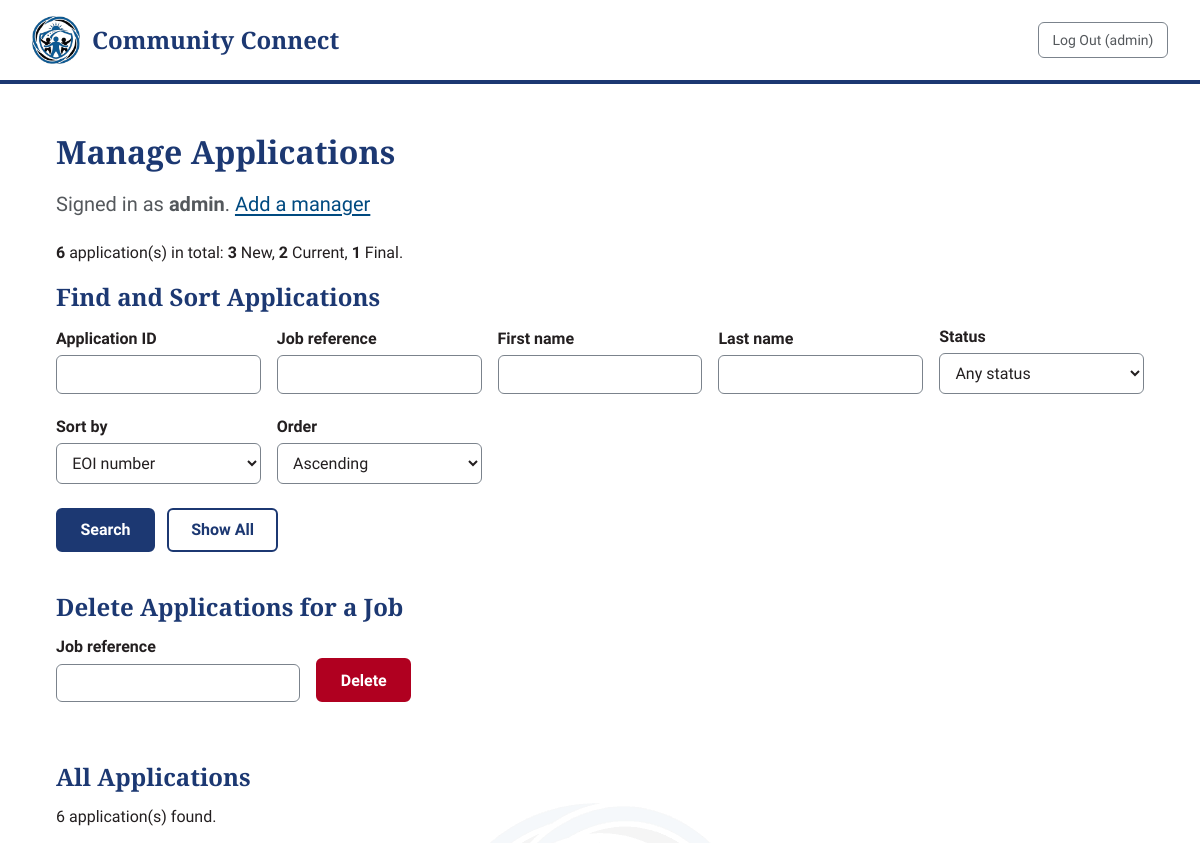
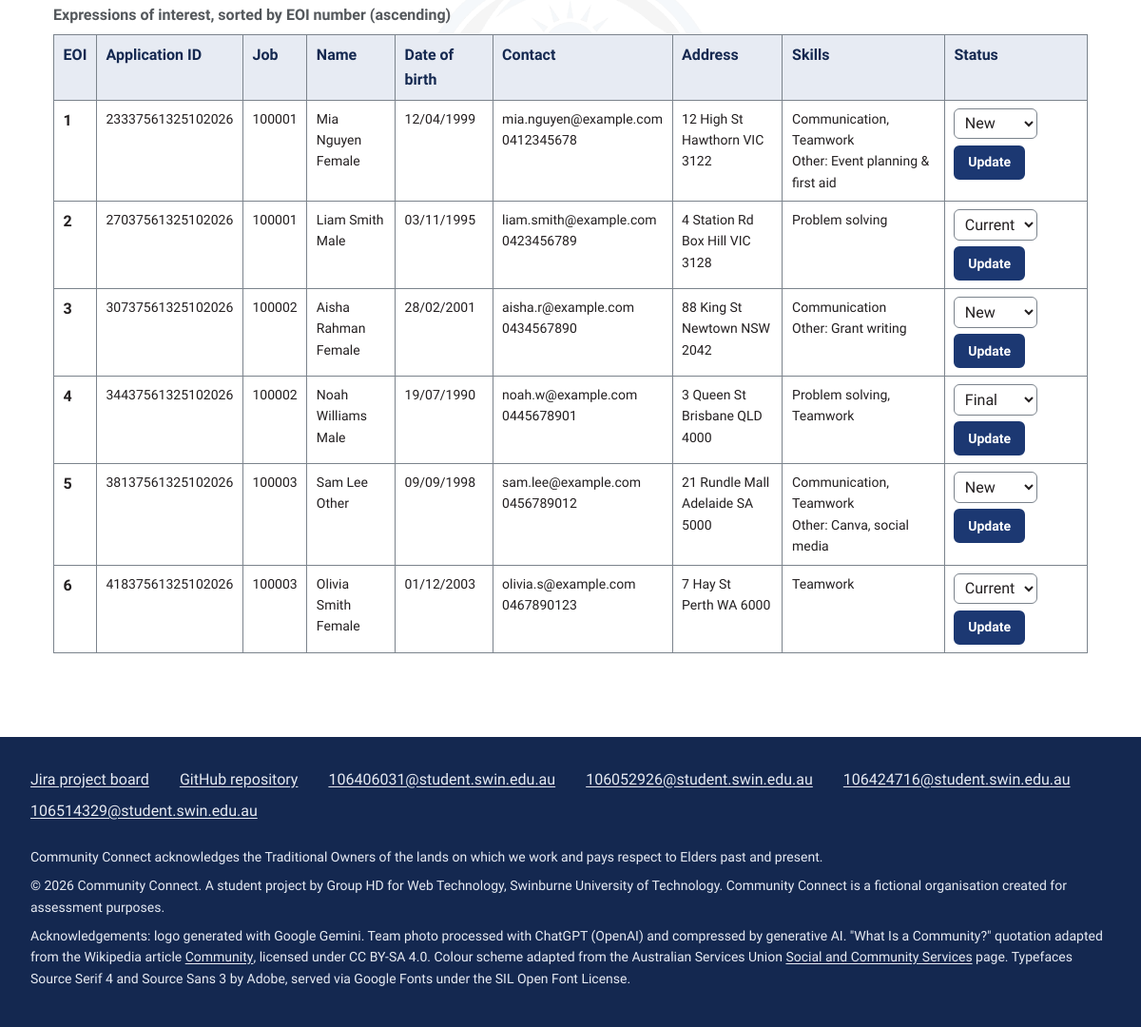
Page /manage.php (signed in) on the committed database (2 pictures, top to bottom).
### tables this page shows
CREATE TABLE `eoi` (
  `EOInumber` int(10) UNSIGNED NOT NULL AUTO_INCREMENT,
  `ApplicationID` varchar(17) NOT NULL,
  `JobReference` char(6) NOT NULL,
  `FirstName` varchar(20) NOT NULL,
  `LastName` varchar(20) NOT NULL,
  `DOB` date NOT NULL,
  `Gender` enum('Male','Female','Other') NOT NULL,
  `StreetAddress` varchar(255) NOT NULL,
  `Suburb` varchar(255) NOT NULL,
  `State` enum('VIC','NSW','QLD','NT','WA','SA','TAS','ACT') NOT NULL,
  `Postcode` char(4) NOT NULL,
  `Email` varchar(150) NOT NULL,
  `Phone` varchar(12) NOT NULL,
  `Skills` set('Problem solving','Communication','Teamwork') NOT NULL,
  `OtherSkills` text NOT NULL,
  `Status` enum('New','Current','Final') NOT NULL DEFAULT 'New',
  PRIMARY KEY (`EOInumber`),
  UNIQUE KEY `ApplicationID` (`ApplicationID`),
  UNIQUE KEY `job_email` (`JobReference`,`Email`),
  KEY `FirstName` (`FirstName`),
  KEY `LastName` (`LastName`),
  KEY `Status` (`Status`),
  CONSTRAINT `fk_eoi_job` FOREIGN KEY (`JobReference`) REFERENCES `jobs` (`reference`) ON UPDATE CASCADE
);

### functions.inc (called while the page is built, shortened)
<?php
require_once "validation.inc";
function e($value) {
    return htmlspecialchars((string) $value, ENT_QUOTES, "UTF-8");
}
function show($value) {
    return e(html_entity_decode((string) $value, ENT_QUOTES, "UTF-8"));
}
function field($source, $key) {
    return (isset($source[$key]) && is_string($source[$key])) ? clean_input($source[$key]) : "";
}
?>

### manage.inc (called while the page is built, shortened)
<?php
function eoi_table_exists($conn) {
    $check = mysqli_query($conn, "SHOW TABLES LIKE 'eoi'");
    return $check && mysqli_num_rows($check) > 0;
}
function count_by_status($conn, $statuses) {
    $status_counts = array_fill_keys($statuses, 0);
    $result = db_query($conn, "SELECT Status, COUNT(*) AS total FROM eoi GROUP BY Status");
    while ($count_row = mysqli_fetch_assoc($result)) {
        $status_counts[$count_row["Status"]] = (int) $count_row["total"];
    }
    return $status_counts;
}
function eoi_conditions($filters) {
    $conditions = [];
    $types = "";
    $params = [];
    $where = $conditions ? " WHERE " . implode(" AND ", $conditions) : "";
    return [$where, $types, $params];
}
function count_eois($conn, $filters) {
    [$where, $types, $params] = eoi_conditions($filters);
    $stmt = mysqli_prepare($conn, "SELECT COUNT(*) AS total FROM eoi" . $where);
    mysqli_stmt_execute($stmt);
    $total = (int) mysqli_fetch_assoc(mysqli_stmt_get_result($stmt))["total"];
    return $total;
}
function find_eois($conn, $filters, $sort, $order, $limit = null, $offset = 0) {
    [$where, $types, $params] = eoi_conditions($filters);
    $order_by = $sort === "State" ? "CAST(State AS CHAR)" : $sort;
    $sql = "SELECT * FROM eoi" . $where . " ORDER BY " . $order_by . " " . strtoupper($order) . ", EOInumber";
    $stmt = mysqli_prepare($conn, $sql);
    mysqli_stmt_execute($stmt);
    $eois = mysqli_fetch_all(mysqli_stmt_get_result($stmt), MYSQLI_ASSOC);
    return $eois;
}
?>

### validation.inc (called while the page is built, shortened)
<?php
function status_options() {
    return ["New", "Current", "Final"];
}
?>

### error.inc (called while the page is built, shortened)
<?php
require_once "functions.inc";
?>
<?php
function db_query($conn, $sql) {
    $result = mysqli_query($conn, $sql);
    return $result;
}
?>

### manage.php (the view, shortened to what this page needs)
<?php
require_once "db_connect.inc";
require_once "functions.inc";
require_once "error.inc";
require_once "manage.inc";
$messages = [];
$filter_job   = strtoupper(field($_GET, "job_ref"));
$filter_first = field($_GET, "first_name");
$filter_last  = field($_GET, "last_name");
$filter_app   = field($_GET, "application_id");
$is_filtered = $filter_job !== "" || $filter_first !== "" || $filter_last !== "" || $filter_app !== "";
$sort_fields = [
    "EOInumber"    => "EOI number",
    "JobReference" => "Job reference",
    "FirstName"    => "First name",
    "LastName"     => "Last name",
    "State"        => "State",
    "Status"       => "Status",
];
$sort = field($_GET, "sort");
if (!array_key_exists($sort, $sort_fields)) {
    $sort = "EOInumber";
}
$order = field($_GET, "order") === "desc" ? "desc" : "asc";
$statuses = status_options();
$filter_status = field($_GET, "status");
$filter_invalid = count($messages) > 0;
$is_filtered = $is_filtered || $filter_status !== "" || $filter_invalid;
$page = max(1, (int) field($_GET, "page"));
$per_page = 20;
$list_query = [
    "job_ref" => $filter_job, "first_name" => $filter_first, "last_name" => $filter_last,
    "application_id" => $filter_app, "status" => $filter_status,
    "sort" => $sort, "order" => $order,
];
$page_url = "manage.php?" . http_build_query($list_query + ["page" => $page]);
$has_table = eoi_table_exists($conn);
$status_counts = $has_table ? count_by_status($conn, $statuses) : array_fill_keys($statuses, 0);
$total_count = array_sum($status_counts);
$eois = [];
$match_count = 0;
$page_count = 1;
if ($has_table && !$filter_invalid) {
    $filters = [
        "status" => $filter_status, "application_id" => $filter_app, "job_ref" => $filter_job,
        "first_name" => $filter_first, "last_name" => $filter_last,
    ];
    $match_count = count_eois($conn, $filters);
    if ($match_count !== null && $match_count <= $per_page) {
        $page = 1;
        $eois = find_eois($conn, $filters, $sort, $order);
    } elseif ($match_count !== null) {
        $page_count = (int) ceil($match_count / $per_page);
        $page = min($page, $page_count);
        $eois = find_eois($conn, $filters, $sort, $order, $per_page, ($page - 1) * $per_page);
    }
}
include "header.inc";
?>
  <main id="main">
    <h1>Manage Applications</h1>
    <p class="intro">Signed in as <strong><?php echo e($_SESSION["username"]); ?></strong>.
      <a href="staffregister.php">Add a manager</a></p>
<?php if (!$has_table) { ?>
    <p>No applications have been submitted yet. They will appear here after the first one arrives.</p>
<?php } else { ?>
    <p><strong><?php echo $total_count; ?></strong> application(s) in total:
<?php foreach ($status_counts as $status => $count) { ?>
      <strong><?php echo $count; ?></strong> <?php echo $status; ?><?php echo $status === "Final" ? "." : ","; ?>
<?php } ?>
    </p>
    <section aria-labelledby="search-heading">
      <h2 id="search-heading">Find and Sort Applications</h2>
      <form class="search-form" method="get" action="manage.php">
        <div class="field">
          <label for="application_id">Application ID</label>
          <input type="text" id="application_id" name="application_id" inputmode="numeric" maxlength="17" value="<?php echo e($filter_app); ?>">
        </div>
        <div class="field">
          <label for="job_ref">Job reference</label>
          <input type="text" id="job_ref" name="job_ref" maxlength="6" value="<?php echo e($filter_job); ?>">
        </div>
        <div class="field">
          <label for="first_name">First name</label>
          <input type="text" id="first_name" name="first_name" maxlength="20" value="<?php echo e($filter_first); ?>">
        </div>
        <div class="field">
          <label for="last_name">Last name</label>
          <input type="text" id="last_name" name="last_name" maxlength="20" value="<?php echo e($filter_last); ?>">
        </div>
        <div class="field">
          <label for="status_filter">Status</label>
          <select id="status_filter" name="status">
            <option value="">Any status</option>
          </select>
        </div>
        <div class="field">
          <label for="sort">Sort by</label>
          <select id="sort" name="sort">
<?php foreach ($sort_fields as $column => $label) { ?>
            <option value="<?php echo $column; ?>"<?php if ($column === $sort) { echo " selected"; } ?>><?php echo $label; ?></option>
<?php } ?>
          </select>
        </div>
        <div class="field">
          <label for="order">Order</label>
          <select id="order" name="order">
            <option value="asc"<?php if ($order === "asc") { echo " selected"; } ?>>Ascending</option>
          </select>
        </div>
        <div class="group">
          <input class="btn" type="submit" value="Search">
          <a class="btn-secondary" href="manage.php">Show All</a>
        </div>
      </form>
    </section>
    <section aria-labelledby="delete-heading">
      <h2 id="delete-heading">Delete Applications for a Job</h2>
      <form class="delete-form" method="post" action="<?php echo e($page_url); ?>">
        <div class="field">
          <label for="delete_ref">Job reference</label>
          <input type="text" id="delete_ref" name="job_ref" maxlength="6" required>
        </div>
        <input class="btn btn-danger" type="submit" value="Delete">
      </form>
    </section>
    <section aria-labelledby="results-heading">
      <h2 id="results-heading"><?php echo $is_filtered ? "Search Results" : "All Applications"; ?></h2>
<?php if (!$filter_invalid) { ?>
      <p><?php echo $match_count; ?> application(s) found.<?php if ($page_count > 1) { ?> Showing <?php echo ($page - 1) * $per_page + 1; ?> to <?php echo ($page - 1) * $per_page + count($eois); ?>.<?php } ?></p>
<?php } ?>
<?php if (count($eois) > 0) { ?>
      <div class="table-wrap">
        <table class="eoi-table">
          <caption>Expressions of interest, sorted by <?php echo $sort_fields[$sort]; ?> (<?php echo $order === "asc" ? "ascending" : "descending"; ?>)</caption>
          <thead>
            <tr>
              <th scope="col">EOI</th>
              <th scope="col">Application ID</th>
              <th scope="col">Job</th>
              <th scope="col">Name</th>
              <th scope="col">Date of birth</th>
              <th scope="col">Contact</th>
              <th scope="col">Address</th>
              <th scope="col">Skills</th>
              <th scope="col">Status</th>
            </tr>
          </thead>
          <tbody>
<?php foreach ($eois as $row) {
    $skills = str_replace(",", ", ", (string) $row["Skills"]);
?>
            <tr>
              <th scope="row"><?php echo (int) $row["EOInumber"]; ?></th>
              <td><?php echo show($row["ApplicationID"]); ?></td>
              <td><?php echo show($row["JobReference"]); ?></td>
              <td><?php echo show($row["FirstName"] . " " . $row["LastName"]); ?><br><?php echo show($row["Gender"]); ?></td>
              <td><?php echo date("d/m/Y", strtotime($row["DOB"])); ?></td>
              <td><?php echo show($row["Email"]); ?><br><?php echo show($row["Phone"]); ?></td>
              <td><?php echo show($row["StreetAddress"]); ?><br><?php echo show($row["Suburb"] . " " . $row["State"] . " " . $row["Postcode"]); ?></td>
              <td>
                <?php echo $skills !== "" ? show($skills) : "None selected"; ?>
<?php if (trim((string) $row["OtherSkills"]) !== "") { ?>
                <br>Other: <?php echo show($row["OtherSkills"]); ?>
<?php } ?>
              </td>
              <td>
                <form class="status-form" method="post" action="<?php echo e($page_url); ?>">
                  <select id="status-<?php echo (int) $row["EOInumber"]; ?>" name="status">
<?php foreach ($statuses as $status) { ?>
                    <option<?php if ($status === $row["Status"]) { echo " selected"; } ?>><?php echo $status; ?></option>
<?php } ?>
                  </select>
                  <input class="btn btn-small" type="submit" value="Update">
                </form>
              </td>
            </tr>
<?php } ?>
          </tbody>
        </table>
      </div>
<?php } ?>
    </section>
<?php } ?>
  </main>
<?php include "footer.inc"; ?>

### styles/styles.css (style rules this page uses)
:root { --brand: #1C3872; --brand-dark: #142850; --brand-light: #E7EBF3; --accent: #004A80; --danger: #B00020; --ink: #231F20; --ink-muted: #54585C; --ink-inverse: #FFFFFF; --surface: #FFFFFF; --surface-alt: #F0F3F4; --border: #D5DAE0; --border-strong: #7B838C; --font-heading: "Source Serif 4", Georgia, "Times New Roman", serif; --font-body: "Source Sans 3", system-ui, -apple-system, "Segoe UI", Roboto, sans-serif; --step--1: 0.875rem; --step-0: 1rem; --step-1: 1.25rem; --step-2: 1.5rem; --measure: 65ch; --page-max: 72rem; --radius: 6px; --gap: 1rem; }
* { box-sizing: border-box; }
body { display: flex; flex-direction: column; min-height: 100vh; min-height: 100dvh; margin: 0; background-color: var(--surface); color: var(--ink); font-family: var(--font-body); font-size: var(--step-0); line-height: 1.6; }
body::before { content: ""; position: fixed; inset: 0; z-index: -1; background-image: url("images/logo.png"); background-repeat: no-repeat; background-position: center; background-size: 320px; opacity: 0.04; pointer-events: none; }
h1, h2, h3 { margin: 0 0 0.5em; color: var(--brand); font-family: var(--font-heading); font-weight: 600; line-height: 1.25; }
p { margin: 0 0 1em; }
a { color: var(--accent); text-decoration: underline; text-underline-offset: 0.15em; }
main { flex: 1 0 auto; width: 100%; max-width: var(--page-max); margin: 0 auto; padding: clamp(1.5rem, 5vw, 3rem) clamp(1rem, 4vw, 2rem); }
section { margin-bottom: 2.5rem; }
table { width: 100%; border-collapse: collapse; background-color: var(--surface); }
caption { margin-bottom: 0.5rem; color: var(--ink-muted); font-weight: 600; text-align: left; }
th, td { padding: 0.6rem 0.75rem; border: 1px solid var(--border-strong); text-align: left; vertical-align: top; }
thead th { background-color: var(--brand-light); color: var(--brand-dark); }
label { display: block; margin-bottom: 0.25rem; font-weight: 600; }
input, select, textarea { width: 100%; max-width: 28rem; padding: 0.55rem 0.7rem; border: 1px solid var(--border-strong); border-radius: var(--radius); background-color: var(--surface); color: var(--ink); font-family: var(--font-body); font-size: var(--step-0); }
input[type="submit"] { width: auto; }
.field { margin-bottom: 1.25rem; }
.btn, .btn-secondary { display: inline-flex; align-items: center; justify-content: center; min-height: 44px; padding: 0.6rem 1.4rem; border: 2px solid var(--brand); border-radius: var(--radius); background-color: var(--brand); color: var(--ink-inverse); font-family: var(--font-body); font-size: var(--step-0); font-weight: 600; line-height: 1.2; text-align: center; text-decoration: none; cursor: pointer; }
.btn-secondary { background-color: transparent; color: var(--brand); }
.group { display: flex; flex-wrap: wrap; gap: 0.75rem; margin: 1.5rem 0; }
.intro { color: var(--ink-muted); font-size: var(--step-1); }
.table-wrap { position: relative; overflow-x: auto; margin-bottom: 1rem; }

### rows in the picture
eoi: EOInumber "1", ApplicationID "23337561325102026", JobReference "100001", FirstName+LastName "Mia Nguyen", Gender "Female", DOB "12/04/1999", Email "mia.nguyen@example.com", Phone "0412345678", StreetAddress "12 High St", Suburb+State+Postcode "Hawthorn VIC 3122", Skills "Communication, Teamwork", OtherSkills "Event planning & first aid", status "New"
eoi: EOInumber "2", ApplicationID "27037561325102026", JobReference "100001", FirstName+LastName "Liam Smith", Gender "Male", DOB "03/11/1995", Email "liam.smith@example.com", Phone "0423456789", StreetAddress "4 Station Rd", Suburb+State+Postcode "Box Hill VIC 3128", Skills "Problem solving", status "Current"
eoi: EOInumber "3", ApplicationID "30737561325102026", JobReference "100002", FirstName+LastName "Aisha Rahman", Gender "Female", DOB "28/02/2001", Email "aisha.r@example.com", Phone "0434567890", StreetAddress "88 King St", Suburb+State+Postcode "Newtown NSW 2042", Skills "Communication", OtherSkills "Grant writing", status "New"
eoi: EOInumber "4", ApplicationID "34437561325102026", JobReference "100002", FirstName+LastName "Noah Williams", Gender "Male", DOB "19/07/1990", Email "noah.w@example.com", Phone "0445678901", StreetAddress "3 Queen St", Suburb+State+Postcode "Brisbane QLD 4000", Skills "Problem solving, Teamwork", status "Final"
eoi: EOInumber "5", ApplicationID "38137561325102026", JobReference "100003", FirstName+LastName "Sam Lee", Gender "Other", DOB "09/09/1998", Email "sam.lee@example.com", Phone "0456789012", StreetAddress "21 Rundle Mall", Suburb+State+Postcode "Adelaide SA 5000", Skills "Communication, Teamwork", OtherSkills "Canva, social media", status "New"
eoi: EOInumber "6", ApplicationID "41837561325102026", JobReference "100003", FirstName+LastName "Olivia Smith", Gender "Female", DOB "01/12/2003", Email "olivia.s@example.com", Phone "0467890123", StreetAddress "7 Hay St", Suburb+State+Postcode "Perth WA 6000", Skills "Teamwork", status "Current"

### other values in the picture
$_SESSION["username"] "admin"
$total_count "6"
$count "3"
$status "New"
$count "2"
$status "Current"
$count "1"
$status "Final"
$match_count "6"
$sort_fields[$sort] "EOI number"
form field sort "EOI number"
